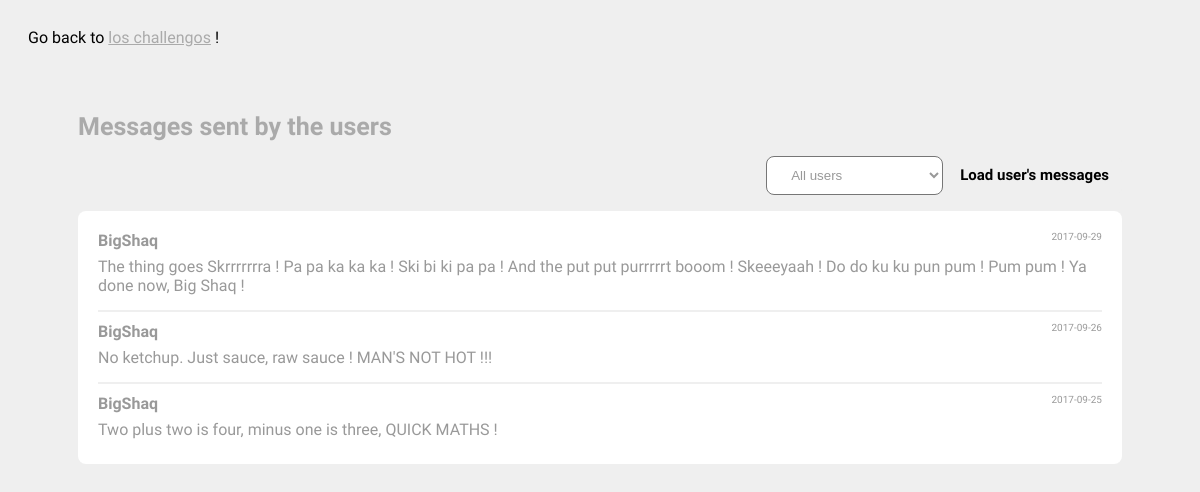
/challenges/chal08.php?author=BigShaq, run on the app's committed database.
### tables this page shows
CREATE TABLE msg (
	text TEXT,
	author varchar(30),
	date DATE
);

### challenges/chal08.php (the view, shortened to what this page needs)
<?php
$dbms = 'mysql';
$host = 'localhost';
$dbName = 'chal08DB';
$username = 'chal08';
$password = 'chal08';
try {
	$db = new PDO("$dbms:host=$host;dbname=$dbName;charset=utf8", $username, $password);
} catch (PDOException $e) {
	echo "Connection failed : " . $e->getMessage();
}
$author = $_GET['author'];
$pattern = '/(\s|\x0a)/i';
if(preg_match($pattern, $author)){
	$errorMsg = "You has no rights to use these !";
} else {
	$msgSet = $db->query("SELECT * FROM msg WHERE author LIKE '%" . $author  . "%' ORDER BY date DESC;");
	if (!$msgSet) {
		$errorMsg = "Why would you show backend errors ?!";
	} else {
		$msg = $msgSet->fetchAll();
	}
}
?>
<HTML>
<link rel="stylesheet" href="style.css" type="text/css" >
<link rel="stylesheet" href="http://maxcdn.bootstrapcdn.com/font-awesome/4.3.0/css/font-awesome.min.css">
<BODY>
<div>Go back to <a href="./chals.php">los challengos</a> !</div>
<div style="padding:50px 50px">
	<div class="logo">Messages sent by the users</div>
	<div style="text-align: right">
		<form method="get">
			<select class='login-group' name='author'>
				<option value=''>All users</option>
			</select>
			<input class="btn" type="submit" value="Load user's messages" />
		</form>
	</div>
<?php
if ($msg) {
	echo '<div class="login-group">';
	$i = 0;
	foreach ($msg as $m) {
		$i++;
		if ($i == count($msg))
			echo '<div>';
		else
			echo '<div class="msg-group">';
		echo	'<div class="author">' . $m['author'] . '</div>';
		echo	'<div class="date">' .  $m['date'] . '</div>';
		echo 	'<div class="msg">' . $m['text'] . '</div>';
		echo '</div>';
	}
	echo '</div>';
} else {
	if (!$errorMsg)
		$errorMsg = 'There are no messages...';
}
?>
</div>
</BODY>
</HTML>

### challenges/style.css (style rules this page uses)
html, body { background: #efefef; padding: 10px; font-family: 'Varela Round'; }
.author { padding: 10px 0 0 0; float: left; font-weight: bold; }
.date { padding: 10px 0 0 0; font-size: 10px; text-align: right; }
.msg { padding: 15px 0; }
.msg-group { border-bottom: 2px solid #efefef; }
.btn { display:inline-block;padding:6px 12px;margin-bottom:0;font-size:14px;font-weight:400;line-height:1.42857143;text-align:center;white-space:nowrap;vertical-align:middle;-ms-touch-action:manipulation;touch-action:manipulation;cursor:pointer;-webkit-user-select:none;-moz-user-select:none;-ms-user-select:none;user-select:none;background-image:none;border:1px solid transparent;border-radius:4px }
a { color: #aaaaaa; transition: all ease-in-out 200ms; }
.login-group { background: #ffffff; color: #999999; border-radius: 8px; padding: 10px 20px; }
input[type=submit] { font-family: 'Varela Round'; font-size: 15px; font-weight: bold; }
.logo { padding: 15px 0; font-size: 25px; color: #aaaaaa; font-weight: bold; }

### data on the page
msg: author "BigShaq", date "2017-09-29", text "The thing goes Skrrrrrrra ! Pa pa ka ka ka ! Ski bi ki pa pa ! And the put put purrrrrt booom ! Skeeeyaah ! Do do ku ku pun pum ! Pum pum ! Ya done now, Big Shaq !"
msg: author "BigShaq", date "2017-09-26", text "No ketchup. Just sauce, raw sauce ! MAN'S NOT HOT !!!"
msg: author "BigShaq", date "2017-09-25", text "Two plus two is four, minus one is three, QUICK MATHS !"
